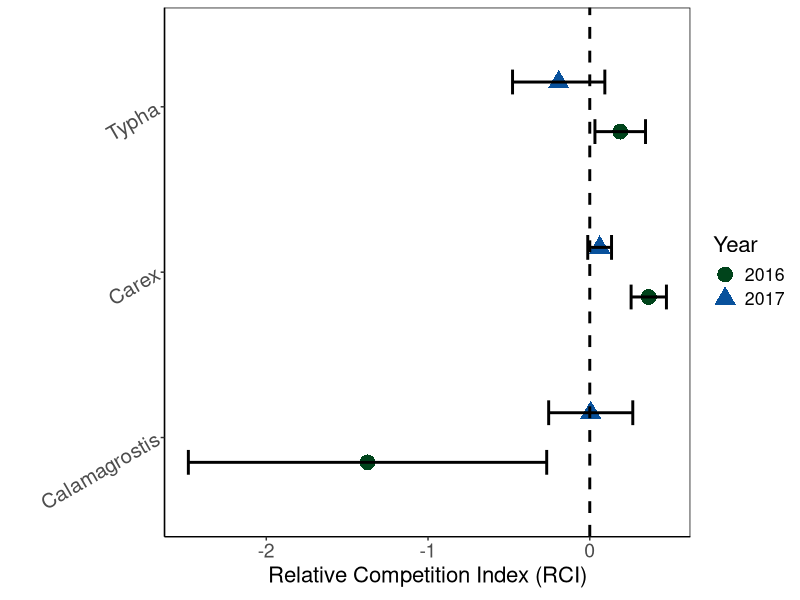
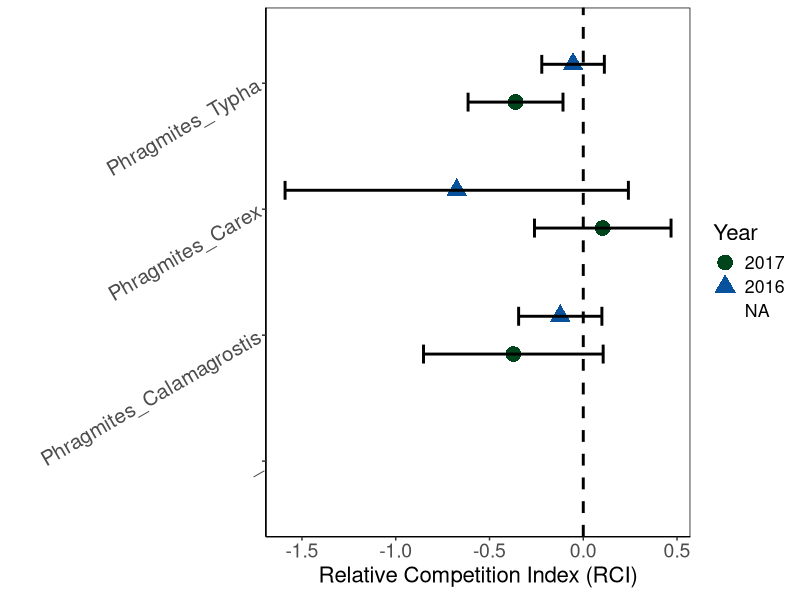
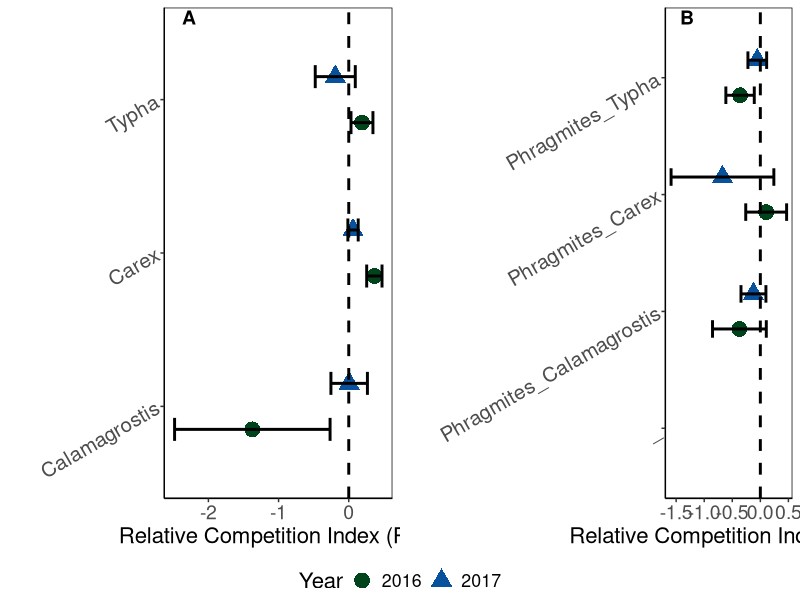
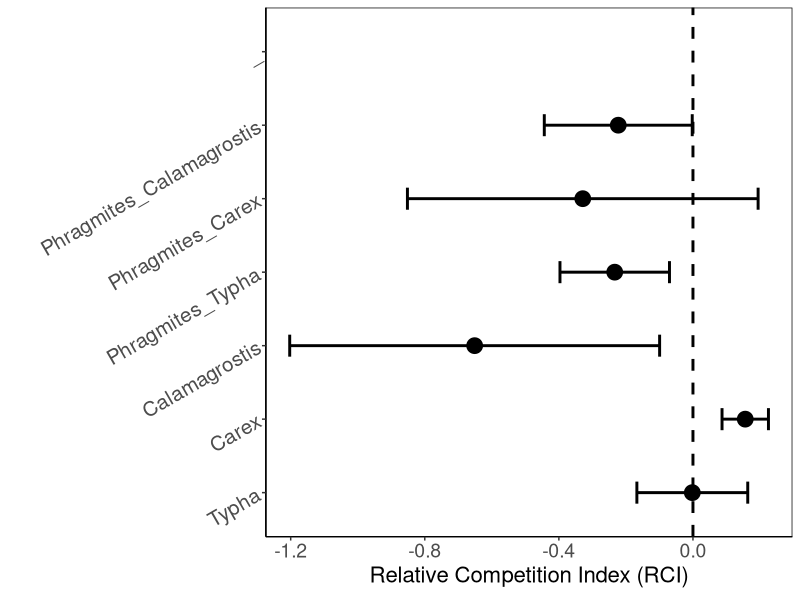

Source code (R) for these figures, in order:

library(tidyverse)
library(ggpubr)

RCI.res <- read.csv("Data/RCI_residents.csv")
str(RCI.res) 
RCI.res$Year <- as.factor(RCI.res$Year)

sum <- RCI.res %>% 
  group_by(Phytometer, Year) %>% 
  summarise(average = mean(RCI),
            std = sd(RCI),
            N = length(RCI),
            SE = (std/(sqrt(N))))

# A tibble: 6 x 6
# Groups:   Phytometer [3]
#Phytometer      Year   average   std     N     SE
#1 Calamagrostis 2016  -1.37    3.50     10  1.11  
#2 Calamagrostis 2017   0.00591 0.862    11  0.260 
#3 Carex         2016   0.365   0.244     5  0.109 
#4 Carex         2017   0.0611  0.244    11  0.0735
#5 Typha         2016   0.188   0.383     6  0.156 
#6 Typha         2017  -0.192   0.699     6  0.285 


##### Resident species ##############

RCI.plot <- ggplot(sum, aes(x = Phytometer, y = average, colour = Year, shape = Year)) + 
  geom_point(position = position_dodge(0.6),
             size = 5) +
  geom_errorbar(aes(ymin = average - SE, ymax = average + SE),
                width = 0.3, position = position_dodge(0.6),
                color = "black",
                size = 1) +
  theme_classic() +
  scale_colour_manual(values = c("#00441b", "#08519c")) +
  labs(x = " ",
       y = expression(paste("Relative Competition Index (RCI)"))) + 
  theme(panel.border = element_rect(fill = NA)) +
  theme(text = element_text(size = 16),
        axis.text.x = element_text(size = 14),
        axis.text.y = element_text(size = 15)) +
  geom_hline(yintercept = 0, linetype = "dashed",
             size = 1) +
  coord_flip() +
  theme(axis.text.y = element_text(angle = 30))

ggsave("Figures/RCI_residents.jpeg")

###### Phragmites ###############

RCI.phrag <- read.csv("Data/RCI.phrag.csv")
str(RCI.phrag) 
RCI.phrag$Year <- as.factor(RCI.phrag$Year)

RCI.phrag <- RCI.phrag %>% 
  unite("Phytometer", Phytometer,Neighbours, remove = FALSE)


ph.sum <- RCI.phrag %>% 
  group_by(Phytometer, Year) %>% 
  summarise(average = mean(RCI),
            std = sd(RCI),
            N = length(RCI),
            SE = (std/(sqrt(N))))

#   spp_n                    Year  average   std     N    SE
#1 Phragmites_Calamagrostis 2016  -0.123  0.544     6 0.222
#2 Phragmites_Calamagrostis 2017  -0.373  0.958     4 0.479
#3 Phragmites_Carex         2016  -0.675  2.05      5 0.915
#4 Phragmites_Carex         2017   0.104  0.728     4 0.364
#5 Phragmites_Typha         2016  -0.0544 0.373     5 0.167
#6 Phragmites_Typha         2017  -0.361  0.670     7 0.253

##### Resident species ##############

ph.sum <- ph.sum %>% 
  mutate(Year = fct_relevel(Year, "2017", "2016"))

RCI.plot2 <- ggplot(ph.sum, aes(x = Phytometer, y = average, colour = Year, shape = Year)) + 
  geom_point(position = position_dodge(0.6),
             size = 5) +
  geom_errorbar(aes(ymin = average - SE, ymax = average + SE),
                width = 0.3, position = position_dodge(0.6),
                color = "black",
                size = 1) +
  theme_classic() +
  scale_colour_manual(values = c("#00441b", "#08519c")) +
  labs(x = " ",
       y = expression(paste("Relative Competition Index (RCI)"))) + 
  theme(panel.border = element_rect(fill = NA)) +
  theme(text = element_text(size = 16),
        axis.text.x = element_text(size = 14),
        axis.text.y = element_text(size = 15)) +
  geom_hline(yintercept = 0, linetype = "dashed",
             size = 1) +
  coord_flip() +
  theme(axis.text.y = element_text(angle = 30))

ggsave("Figures/RCI_phragmites.jpeg")



RCI.panel <- ggarrange(RCI.plot, RCI.plot2,
                       ncol = 2, common.legend = TRUE,
                       legend = "bottom",
                       labels = "AUTO",
                       hjust = c(-13, -20), vjust = 1.75)

ggsave("Figures/RCI_panel.TIFF", RCI.panel,
       dpi = 150, units = "in")



summed <- full_join(sum, ph.sum)

summmed <- summed %>% 
  mutate(Year = fct_relevel(Year, "2017", "2016"))

summed <- summed %>% 
  mutate(Phytometer = fct_relevel(Phytometer, 
                                  "Typha", 
                                  "Carex", 
                                  "Calamagrostis",
                                  "Phragmites_Typha", 
                                  "Phragmites_Carex", 
                                  "Phragmites_Calamagrostis"))


RCI.plot.all <- ggplot(summed, aes(x = Phytometer, y = average, colour = Year, shape = Year)) + 
  geom_point(position = position_dodge(0.6),
             size = 5) +
  geom_errorbar(aes(ymin = average - SE, ymax = average + SE),
                width = 0.3, position = position_dodge(0.6),
                color = "black",
                size = 1) +
  theme_classic() +
  scale_colour_manual(values = c("#00441b", "#08519c")) +
  labs(x = " ",
       y = expression(paste("Relative Competition Index (RCI)"))) + 
  theme(panel.border = element_rect(fill = NA)) +
  theme(text = element_text(size = 16),
        axis.text.x = element_text(size = 14),
        axis.text.y = element_text(size = 15)) +
  geom_hline(yintercept = 0, linetype = "dashed",
             size = 1) +
  coord_flip() +
  theme(axis.text.y = element_text(angle = 30))

######### No Years Apart ###############

sum.phrag <- RCI.phrag %>% 
  group_by(Phytometer) %>% 
  summarise(average = mean(RCI),
            std = sd(RCI),
            N = length(RCI),
            SE = (std/(sqrt(N))))

# Phytometer               average   std     N    SE
#1 Phragmites_Calamagrostis  -0.223 0.698    10 0.221
#2 Phragmites_Carex          -0.329 1.57      9 0.523
#3 Phragmites_Typha          -0.233 0.566    12 0.163


sum.res <- RCI.res %>% 
  group_by(Phytometer) %>% 
  summarise(average = mean(RCI),
            std = sd(RCI),
            N = length(RCI),
            SE = (std/(sqrt(N))))

#Phytometer     average   std     N     SE
#1 Calamagrostis -0.651   2.53     21 0.552 
#2 Carex          0.156   0.277    16 0.0692
#3 Typha         -0.00193 0.573    12 0.165 




summed.yr <- full_join(sum.res, sum.phrag)

summed.yr <- summed.yr %>% 
  mutate(Phytometer = fct_relevel(Phytometer, 
                                  "Typha", 
                                  "Carex", 
                                  "Calamagrostis",
                                  "Phragmites_Typha", 
                                  "Phragmites_Carex", 
                                  "Phragmites_Calamagrostis"))


RCI.plot.all.yr <- ggplot(summed.yr, aes(x = Phytometer, y = average)) + 
  geom_point(position = position_dodge(0.6),
             size = 5) +
  geom_errorbar(aes(ymin = average - SE, ymax = average + SE),
                width = 0.3, position = position_dodge(0.6),
                color = "black",
                size = 1) +
  theme_classic() +
  labs(x = " ",
       y = expression(paste("Relative Competition Index (RCI)"))) + 
  theme(panel.border = element_rect(fill = NA)) +
  theme(text = element_text(size = 16),
        axis.text.x = element_text(size = 14),
        axis.text.y = element_text(size = 15)) +
  geom_hline(yintercept = 0, linetype = "dashed",
             size = 1) +
  coord_flip() +
  theme(axis.text.y = element_text(angle = 30))

ggsave("Figures/RCI_panel_combinedyears.JPEG", RCI.plot.all.yr)
